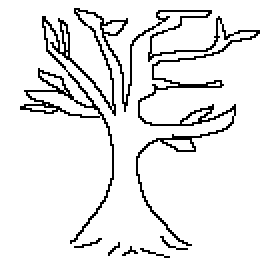
#> input picture image2midi/images/tree.png, 131 x 133 px, found by its file name (shown 2 times larger)
$ python image2midi.py
#> lines starting #> are read from the running program, lines starting #| are printed output that depends on the picture; after the words box and inside, x2 and y2 are one past the last pixel; in counts of white or black regions, pixels touching at a corner belong together
import mido, numpy as np
from PIL import Image

image = Image.open('tree.png')
#> image is the input picture: PIL image 131x133 RGB; 91.6% white; black in thin lines or dots, all inside (x1, y1, x2, y2) = (10, 4, 130, 129)
width, height = image.size
#> width = 131; height = 133
if height > 127:
    scale = height / 127
#> scale = 1.05
    image = image.resize((int(width/scale), int(height/scale)))
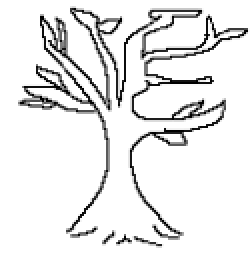
#> image: PIL image 125x127 RGB (shown 2 times larger); min 0, max 255, mean 232.7
image = image.convert('1')
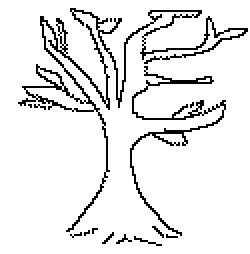
#> image: PIL image 125x127 1 (shown 2 times larger); 91.3% white; black in thin lines or dots, all inside (x1, y1, x2, y2) = (9, 4, 124, 123)
image = np.array(image)

#> (the run stopped early here; a loop or call above may not have finished)

$ run again, with image2midi/images/smile.png copied over image2midi/images/tree.png
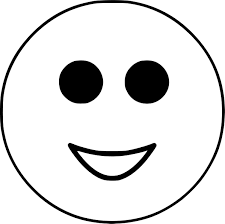
#> input picture image2midi/images/smile.png, 225 x 224 px, found by its file name
#> image is the input picture: PIL image 225x224 P; min 0, max 255, mean 225.5
#> `image = image.resize((int(width/scale), int(height/scale)))`:
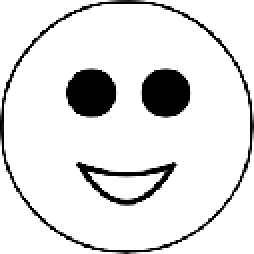
#> image: PIL image 127x127 P (shown 2 times larger); min 0, max 255, mean 226
#> `image = image.convert('1')`:
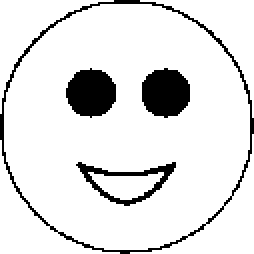
#> image: PIL image 127x127 1 (shown 2 times larger); 88.8% white; 4 black regions, box (x1, y1, x2, y2) and area: (0, 0, 127, 127) 584, (33, 34, 58, 59) 474, (71, 34, 95, 59) 473, (38, 81, 88, 103) 279
